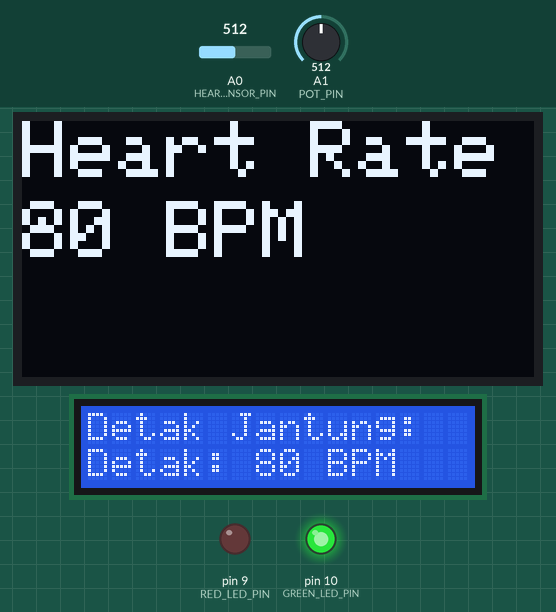
This sketch was run on a simulated Arduino Uno, built with avr-gcc and run on an emulated ATmega328P. Shown: 128×64 one-colour display, 16×2 character LCD, output pins drawn as LEDs (lit = HIGH). The inputs (shaded band) are chosen by the test bench; at power-on: A0 (HEART_SENSOR_PIN) = 512, A1 (POT_PIN) = 512. What the sketch prints to the serial monitor is not drawn.

Above: at 1.3 s.
1.4 s: A0 (HEART_SENSOR_PIN) set to 12
At 2.9 s:
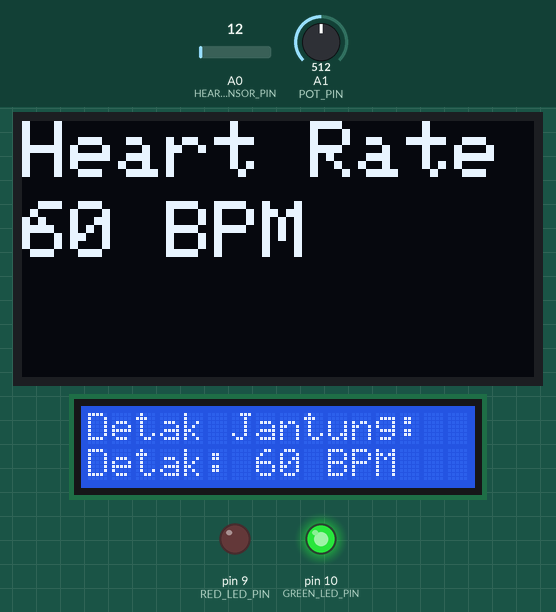
3.7 s: A0 (HEART_SENSOR_PIN) set to 9
At 4.6 s:
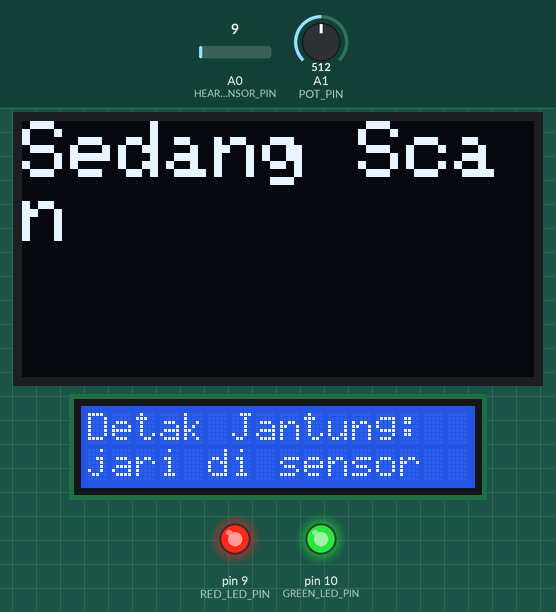
5.8 s: A1 (POT_PIN) set to 421
7.6 s: A1 (POT_PIN) set to 398
At 9.8 s:
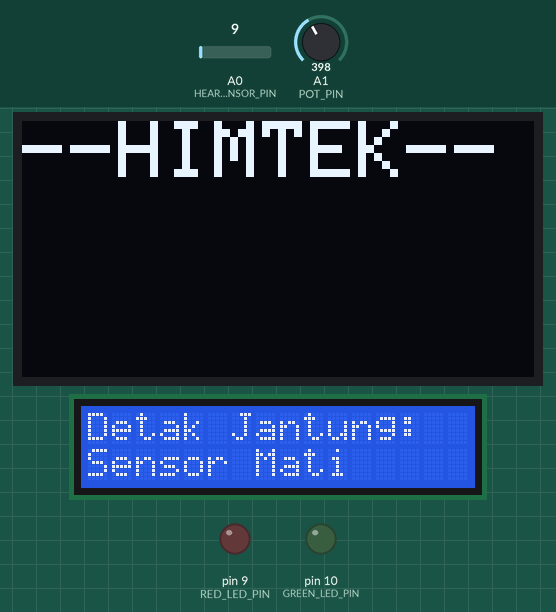
10.1 s: A1 (POT_PIN) set to 511
At 11.8 s:
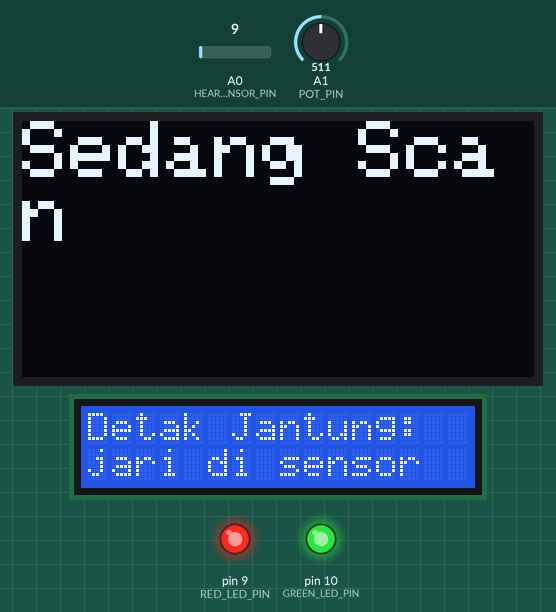
12.2 s: A0 (HEART_SENSOR_PIN) set to 716
At 13.6 s:
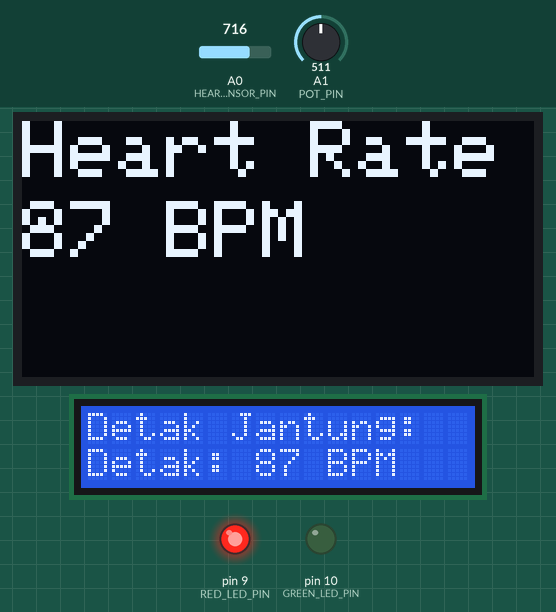
Timing chart, 0 to 15.2 s (numbered marks = the images above; inputs shaded):
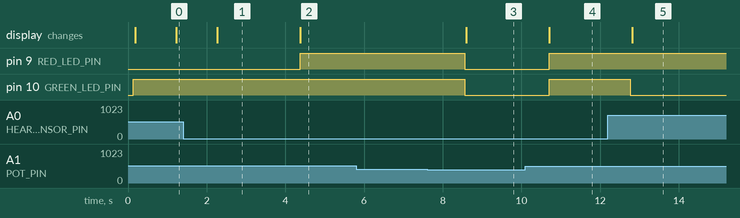

The sketch:

deteksi_detak_jantung.ino
```cpp
#include <Wire.h>
#include <LiquidCrystal_I2C.h>
#include <Adafruit_GFX.h>
#include <Adafruit_SSD1306.h>

// Pin Definitions
#define HEART_SENSOR_PIN A0
#define RED_LED_PIN 9
#define GREEN_LED_PIN 10
#define POT_PIN A1 // Pin untuk membaca potensiometer

// Display Definitions
#define SCREEN_WIDTH 128
#define SCREEN_HEIGHT 64
#define OLED_RESET -1
Adafruit_SSD1306 oled(SCREEN_WIDTH, SCREEN_HEIGHT, &Wire, OLED_RESET);

LiquidCrystal_I2C lcd(0x27, 16, 2); // Set the LCD address to 0x27 for a 16 chars and 2 line display

int heartRate; // To store heart rate
int sensorValue; // To store sensor reading
int threshold = 10; // Threshold for detecting valid heartbeat signal
int potValue; // Nilai potensiometer

void setup() {
  // Initialize the Serial
  Serial.begin(9600);

  // Initialize the OLED display
  if (!oled.begin(SSD1306_SWITCHCAPVCC, 0x3C)) {
    Serial.println(F("SSD1306 allocation failed"));
    for (;;);
  }
  oled.clearDisplay();
  oled.setTextSize(1);
  oled.setTextColor(WHITE);
  oled.setCursor(0, 0);
  oled.println("PendeteksiDetak Jantung");
  oled.display();

  // Initialize the LCD display
  lcd.init();
  lcd.backlight();
  lcd.setCursor(0, 0);
  lcd.print("Detak Jantung:");

  // Initialize LEDs
  pinMode(RED_LED_PIN, OUTPUT);
  pinMode(GREEN_LED_PIN, OUTPUT);

  // Initialize Heart Sensor
  pinMode(HEART_SENSOR_PIN, INPUT);
}

void loop() {
  // Baca nilai potensiometer
  potValue = analogRead(POT_PIN);
  int sensorPower = map(potValue, 0, 1023, 0, 255);

  if (sensorPower > 100) { // Pastikan sensor mendapat cukup tegangan
    // Baca nilai sensor
    sensorValue = analogRead(HEART_SENSOR_PIN);

    if (sensorValue > threshold) { // Cek apakah sensor mendeteksi detak jantung
      heartRate = map(sensorValue, 0, 1023, 60, 100); // Konversi sederhana

      // Kontrol LED berdasarkan detak jantung
      if (heartRate > 80) {
        digitalWrite(RED_LED_PIN, HIGH);
        digitalWrite(GREEN_LED_PIN, LOW);
      } else {
        digitalWrite(RED_LED_PIN, LOW);
        digitalWrite(GREEN_LED_PIN, HIGH);
      }

      // Perbarui LCD dengan detak jantung
      lcd.setCursor(0, 1);
      lcd.print("Detak: ");
      lcd.print(heartRate);
      lcd.print(" BPM   "); // BPM: Beats Per Minute (Detak Per Menit)

      // Perbarui OLED
      oled.clearDisplay();
      oled.setCursor(0, 0);
      oled.print("Heart Rate:");
      oled.setCursor(0, 20);
      oled.setTextSize(2);
      oled.print(heartRate);
      oled.print(" BPM");
      oled.display();

      // Cetak ke Serial Monitor (opsional)
      Serial.print("Detak Jantung: ");
      Serial.print(heartRate);
      Serial.println(" BPM");

    } else { // Tidak ada sinyal yang valid terdeteksi
      // Tampilkan pesan "Silahkan tempelkan jari di sensor" di LCD
      lcd.setCursor(0, 1);
      lcd.print("Silahkan tempelkan");
      lcd.setCursor(0, 2);
      lcd.print("jari di sensor  ");

      // Perbarui OLED dengan pesan default
      oled.clearDisplay();
      oled.setCursor(0, 0);
      oled.print("Sedang Scan");
      oled.display();

      // Nyalakan kedua LED ketika tidak ada sinyal yang terdeteksi
      digitalWrite(RED_LED_PIN, HIGH);
      digitalWrite(GREEN_LED_PIN, HIGH);
    }
  } else { // Sensor tidak aktif karena potensiometer
    // Matikan LED dan tampilkan pesan di LCD dan OLED
    digitalWrite(RED_LED_PIN, LOW);
    digitalWrite(GREEN_LED_PIN, LOW);

    lcd.setCursor(0, 1);
    lcd.print("Sensor Mati        ");

    oled.clearDisplay();
    oled.setCursor(0, 0);
    oled.print("--HIMTEK--");
    oled.display();
  }

  delay(1000); // Tunda selama 1 detik
}
```

Measured:
- the behaviour switches between 11 and 10 on A0 (HEART_SENSOR_PIN) (found by bisection; images 1 and 2)
- the behaviour switches between 406 and 405 on A1 (POT_PIN) (found by bisection; images 2 and 3)
- after the input at 1.4 s, the display: changes after 0.87 s (image 1)
- after the input at 3.7 s, pin 9 (RED_LED_PIN): LOW → HIGH after 0.68 s; the display: changes after 0.68 s (image 2)
- after the input at 5.8 s, every drawn part: stays the same
- after the input at 7.6 s, pin 9 (RED_LED_PIN), pin 10 (GREEN_LED_PIN): HIGH → LOW after 0.96 s; the display: changes after 1.0 s (image 3)
- after the input at 10.1 s, pin 9 (RED_LED_PIN), pin 10 (GREEN_LED_PIN): LOW → HIGH after 0.61 s; the display: changes after 0.61 s (image 4)
- after the input at 12.2 s, pin 10 (GREEN_LED_PIN): HIGH → LOW after 0.57 s; the display: changes after 0.61 s (image 5)
